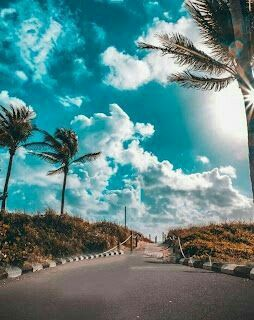
#> input picture PIC.jpg, 254 x 320 px
$ jupyter execute --allow-errors cv_tut.ipynb   (shell and % lines are left out)
#> lines starting #> are read from the running program, lines starting #| are printed output that depends on the picture; after the words box and inside, x2 and y2 are one past the last pixel; in counts of white or black regions, pixels touching at a corner belong together
[cell 1]
import numpy as np
import matplotlib.pyplot as plt
from PIL import Image

[cell 2]
pic = Image.open('PIC.jpg')
#> pic is the input picture: PIL image 254x320 RGB; mean R, G, B 91.7, 133.5, 134.7

[cell 3]
type(pic)

[cell 4]
pic_arr = np.asarray(pic)

[cell 5]
pic_arr.shape
#> Out = (320, 254, 3)

[cell 6]
plt.imshow(pic_arr)

[cell 7]
pic_red = pic_arr.copy()

[cell 8]
plt.imshow(pic_red)

[cell 9]
plt.imshow(pic_red[:,:,0],cmap='gray')
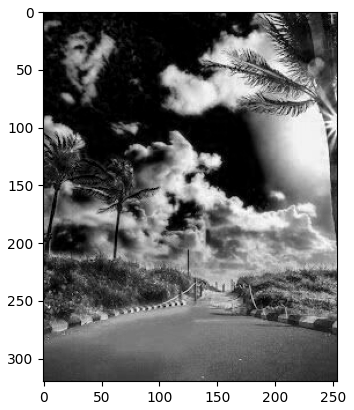
#> figure drawn by matplotlib, 1 panel

[cell 10]
plt.imshow(pic_red[:,:,1],cmap='gray')
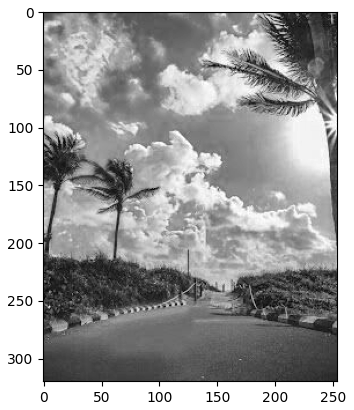
#> figure drawn by matplotlib, 1 panel

[cell 11]
plt.imshow(pic_red[:,:,2],cmap='gray')
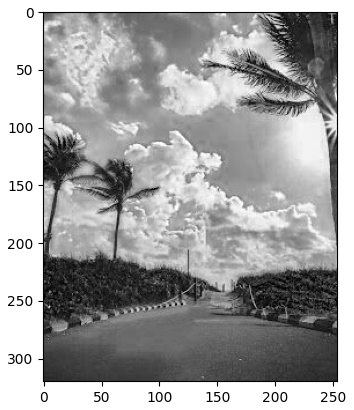
#> figure drawn by matplotlib, 1 panel

[cell 12]
import cv2

[cell 13]
img = cv2.imread('picture.png')

[cell 14]
type(img)

#> (a cell that did not finish here is left out)

#> (a cell that did not finish here is left out)

#> (a cell that did not finish here is left out)

[cell 18]
img_gray = cv2.imread('picture.png',cv2.IMREAD_GRAYSCALE)

#> (a cell that did not finish here is left out)

#> (a cell that did not finish here is left out)

#> (a cell that did not finish here is left out)

[cell 22]
fig = plt.figure(figsize=(2,2))
ax = fig.add_subplot (111)
#> (the rest of this cell did not finish here and is left out)

[cell 23]
blank_img = np.zeros(shape=(512,512,3),dtype=np.int16)

[cell 24]
plt.imshow(blank_img)

[cell 25]
cv2.rectangle(blank_img,pt1=(384,10),pt2=(500,150), color=(0,255,0), thickness=10)

[cell 26]
plt.imshow(blank_img)

[cell 27]
cv2.rectangle(blank_img,pt1=(200,200),pt2=(300,300), color=(0,0,255), thickness=10)
#> blank_img: shape (512, 512, 3) int16; mean of channels 0, 1, 2 0, 5.4, 4.2

[cell 28]
plt.imshow(blank_img)

[cell 29]
cv2.circle(blank_img,center=(100,100),radius=50,color=(255,0,0), thickness=10)
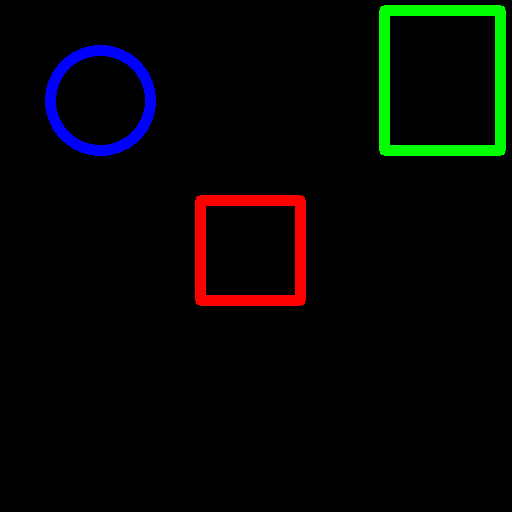
#> blank_img: shape (512, 512, 3) int16; mean of channels 0, 1, 2 3.4, 5.4, 4.2; drawn as B, G, R

[cell 30]
plt.imshow(blank_img)

[cell 31]
cv2.circle(blank_img,center=(400,400),radius=50,color=(255,0,0), thickness=-1)
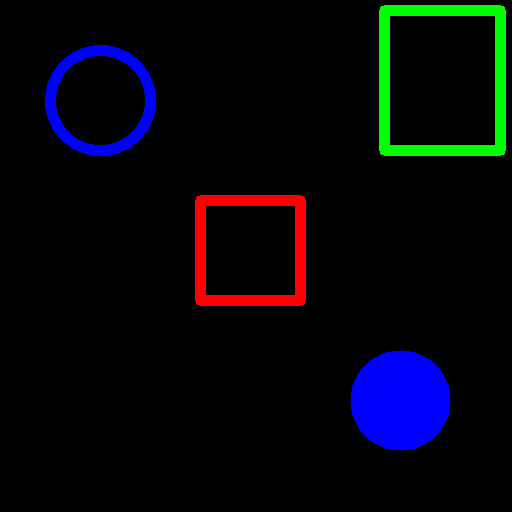
#> blank_img: shape (512, 512, 3) int16; 2.99% of pixels changed, all inside (x1, y1, x2, y2) = (350, 350, 451, 451); drawn as B, G, R

[cell 32]
plt.imshow(blank_img)

[cell 33]
cv2.line(blank_img,(0,0),(512,512),(102,255,255),5)
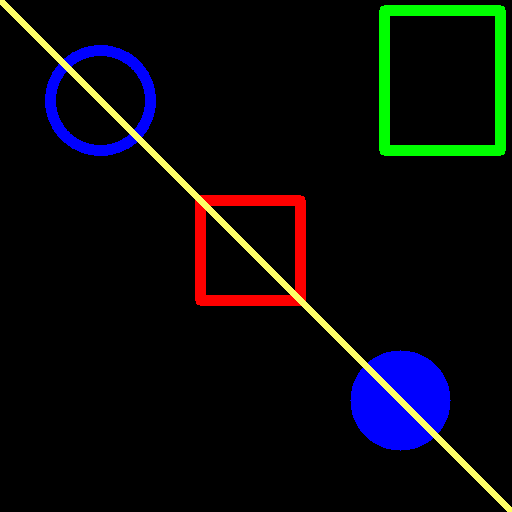
#> blank_img: shape (512, 512, 3) int16; 1.75% of pixels changed, all inside (x1, y1, x2, y2) = (0, 0, 512, 512); drawn as B, G, R

[cell 34]
plt.imshow(blank_img)

[cell 35]
font=cv2.FONT_HERSHEY_SIMPLEX
cv2.putText(blank_img,'Hello',(10,500),font,4,(255,255,255),3,cv2.LINE_AA)
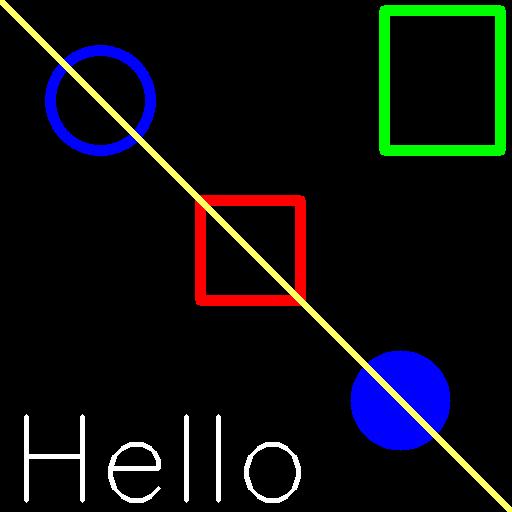
#> blank_img: shape (512, 512, 3) int16; 1.42% of pixels changed, all inside (x1, y1, x2, y2) = (24, 414, 301, 503); drawn as B, G, R

[cell 36]
plt.imshow(blank_img)
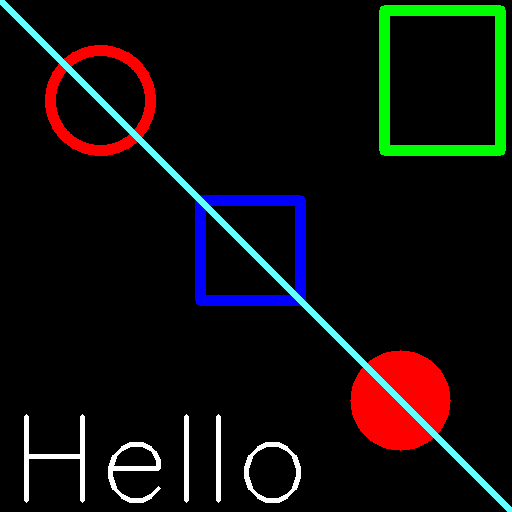
#> shown: shape (512, 512, 3); mean R, G, B 15.6, 13.5, 12.2

[cell 37]
vertices = np.array([[100,300], [200,200], [400,300], [200,400] ],dtype=np.int32)
vertices.shape

[cell 38]
pts = vertices.reshape ((-1,1,2))

[cell 39]
vertices

[cell 40]
pts

[cell 41]
cv2.polylines (blank_img, [pts],isClosed=True, color=(120,150,230), thickness=5)
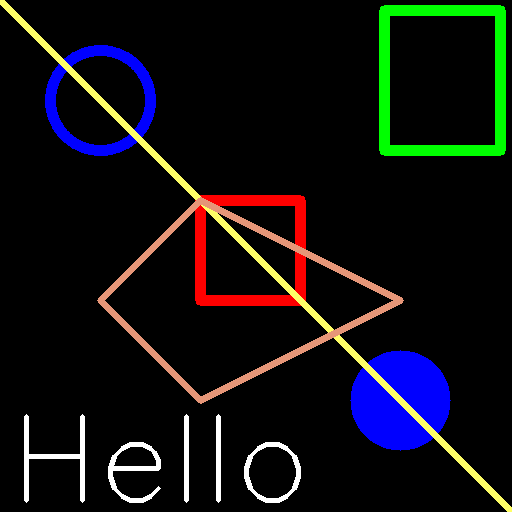
#> blank_img: shape (512, 512, 3) int16; 1.82% of pixels changed, all inside (x1, y1, x2, y2) = (97, 197, 404, 404); drawn as B, G, R
plt.imshow(blank_img)
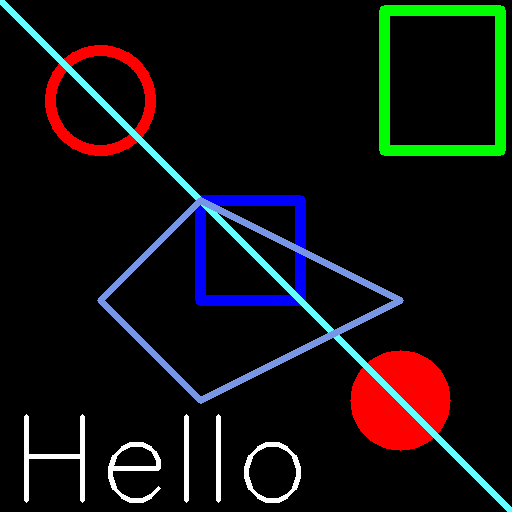
#> shown: shape (512, 512, 3); mean R, G, B 17.8, 16.1, 16.1

[cell 42]
img= np.zeros((512,512,3))

[cell 43]
def draw_circle(event,x,y,flags,param):
    if event == cv2.EVENT_LBUTTONDOWN:
        cv2.circle(img,(x,y),100,(0,255,0),-1)
    elif event == cv2.EVENT_RBUTTONDOWN:
        cv2.circle(img,(x,y),100,(255,0,0),-1)
cv2.namedWindow(winname='my_drawing')

cv2.setMouseCallback('my_drawing',draw_circle)

while True:
    cv2.imshow('my_drawing',img)
    if cv2.waitKey(20) & 0xFF == 27:
#> (key Esc is pressed here)
        break
cv2.destroyAllWindows()

[cell 44]
img = np.zeros((512,512,3))

[cell 45]
drawing=False
ix=-1
iy=-1

def draw_rect(event,x,y,flags,param):
    global ix,iy,drawing
    if event==cv2.EVENT_LBUTTONDOWN:
        drawing=True
        ix,iy=x,y

    elif event == cv2.EVENT_MOUSEMOVE:
        if drawing:
            cv2.rectangle(img,(ix,iy),(x,y),(0,255,0),-1)

    elif event == cv2.EVENT_LBUTTONUP:
        drawing=False
        cv2.rectangle(img,(ix,iy),(x,y),(0,255,0),-1)

cv2.namedWindow(winname='image')

cv2.setMouseCallback('image',draw_rect)

while True:
    cv2.imshow('image',img)
    if cv2.waitKey(1) & 0xFF ==27:
#> (key Esc is pressed here)
